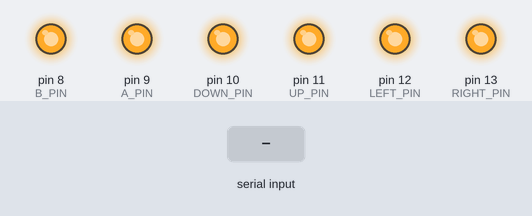
The sketch below on a simulated Arduino Uno, built with avr-gcc and run on an emulated ATmega328P. Shown: output pins drawn as LEDs (lit = HIGH). Inputs (shaded band) come from the test bench.

Above: at 1.2 s.
1.3 s: byte 1 (1) received over Serial
At 2.0 s:
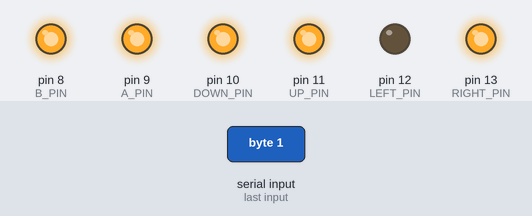
2.8 s: byte 3 (3) received over Serial
At 3.2 s:
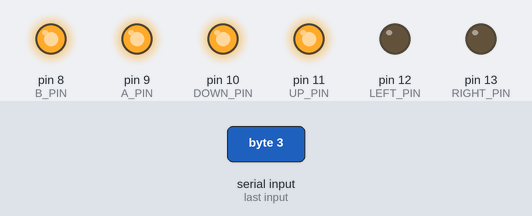
4.3 s: byte 2 (2) received over Serial
At 5.5 s:
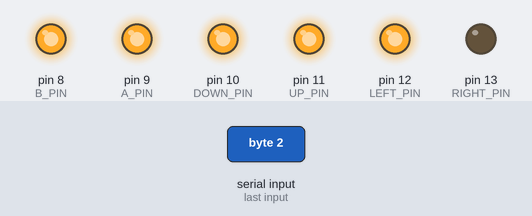
5.8 s: byte 5 (5) received over Serial
At 6.7 s:
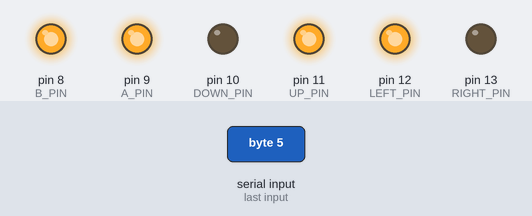
7.3 s: byte 4 (4) received over Serial
At 7.8 s:
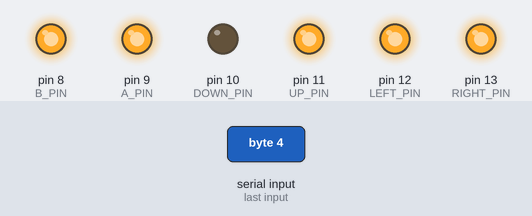
8.8 s: byte 7 (7) received over Serial
At 10.1 s:
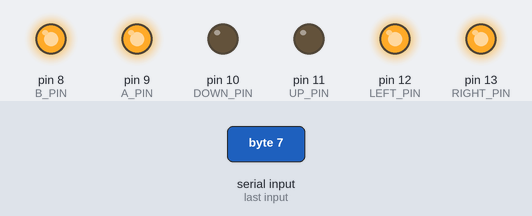
Timing chart, 0 to 11.3 s (numbered marks = the images above; inputs shaded):
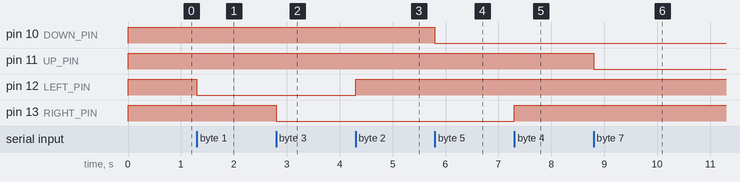

The sketch:

master_arduino.pde
```cpp
// Pin configuration:
// Right button - Brown Wire
int RIGHT_PIN = 13;
// Left button - Green Wire
int LEFT_PIN = 12;
// Up button - White Wire
int UP_PIN = 11;
// Down button - Blue Wire
int DOWN_PIN = 10;
// A button - Orange Wire
int A_PIN = 9;
// B button - Gray Wire
int B_PIN = 8;

// last byte read from serial port
int readByte = 0;

void setup()
{
    Serial.begin(9600);
    // set one output pin for each possible command
    // set initial state as inactive, that is, HIGH output
    pinMode(LEFT_PIN, OUTPUT);  digitalWrite(LEFT_PIN, HIGH);
    pinMode(RIGHT_PIN, OUTPUT); digitalWrite(RIGHT_PIN, HIGH);
    pinMode(DOWN_PIN, OUTPUT);  digitalWrite(DOWN_PIN, HIGH);
    pinMode(UP_PIN, OUTPUT);    digitalWrite(UP_PIN, HIGH);
    pinMode(A_PIN, OUTPUT);     digitalWrite(A_PIN, HIGH);
    pinMode(B_PIN, OUTPUT);     digitalWrite(B_PIN, HIGH);
}

void loop()
{
  // since the voltage drops to zero when a button is pressed,
  // in order to send "A button" command, its wire output should be
  // set to low.
  if (Serial.available() > 0)
  {
    readByte = Serial.read();
    switch (readByte)
    {
      case 1: digitalWrite(LEFT_PIN, LOW); break;
      case 2: digitalWrite(LEFT_PIN, HIGH); break;
      case 3: digitalWrite(RIGHT_PIN, LOW); break;
      case 4: digitalWrite(RIGHT_PIN, HIGH); break;
      case 5: digitalWrite(DOWN_PIN, LOW); break;
      case 6: digitalWrite(DOWN_PIN, HIGH); break;
      case 7: digitalWrite(UP_PIN, LOW); break;
      case 8: digitalWrite(UP_PIN, HIGH); break;
      case 9: digitalWrite(A_PIN, LOW); break;
      case 10: digitalWrite(A_PIN, HIGH); break;
      case 11: digitalWrite(B_PIN, LOW); break;
      case 12: digitalWrite(B_PIN, HIGH); break;
    }
  }
}
```

Measured:
- after the input at 1.3 s, pin 12 (LEFT_PIN): HIGH → LOW at once
- after the input at 2.8 s, pin 13 (RIGHT_PIN): HIGH → LOW at once
- after the input at 4.3 s, pin 12 (LEFT_PIN): LOW → HIGH at once
- after the input at 5.8 s, pin 10 (DOWN_PIN): HIGH → LOW at once
- after the input at 7.3 s, pin 13 (RIGHT_PIN): LOW → HIGH at once
- after the input at 8.8 s, pin 11 (UP_PIN): HIGH → LOW at once
